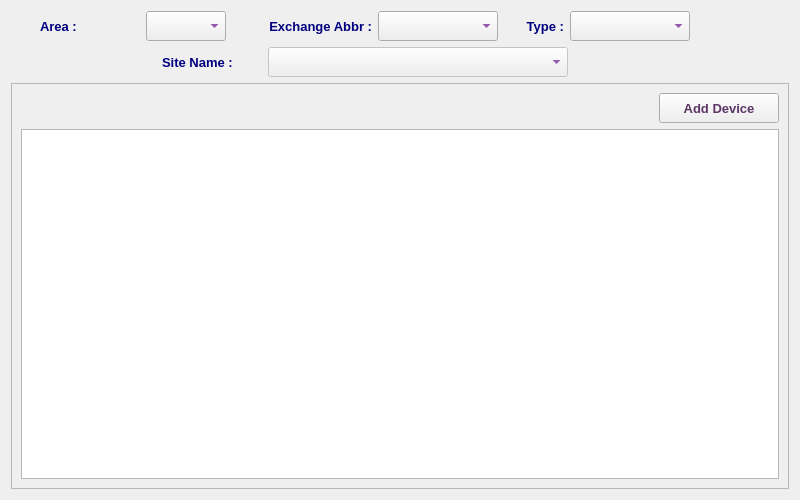
<?xml version="1.0" encoding="UTF-8"?>
<ui version="4.0">
 <class>DeviceInstallDialog</class>
 <widget class="QDialog" name="DeviceInstallDialog">
  <property name="windowModality">
   <enum>Qt::NonModal</enum>
  </property>
  <property name="geometry">
   <rect>
    <x>0</x>
    <y>0</y>
    <width>800</width>
    <height>500</height>
   </rect>
  </property>
  <property name="minimumSize">
   <size>
    <width>800</width>
    <height>500</height>
   </size>
  </property>
  <property name="font">
   <font>
    <family>Tahoma</family>
    <pointsize>10</pointsize>
   </font>
  </property>
  <property name="windowTitle">
   <string>Device Installation</string>
  </property>
  <property name="windowIcon">
   <iconset resource="../../../../image.qrc">
    <normaloff>:/Image/device.png</normaloff>:/Image/device.png</iconset>
  </property>
  <layout class="QVBoxLayout" name="verticalLayout_3">
   <item>
    <layout class="QHBoxLayout" name="horizontalLayout_11">
     <item>
      <layout class="QVBoxLayout" name="verticalLayout">
       <item>
        <layout class="QHBoxLayout" name="horizontalLayout_4">
         <item>
          <layout class="QHBoxLayout" name="horizontalLayout">
           <item>
            <spacer name="horizontalSpacer">
             <property name="orientation">
              <enum>Qt::Horizontal</enum>
             </property>
             <property name="sizeHint" stdset="0">
              <size>
               <width>40</width>
               <height>20</height>
              </size>
             </property>
            </spacer>
           </item>
           <item>
            <widget class="QLabel" name="label">
             <property name="minimumSize">
              <size>
               <width>100</width>
               <height>30</height>
              </size>
             </property>
             <property name="maximumSize">
              <size>
               <width>120</width>
               <height>30</height>
              </size>
             </property>
             <property name="font">
              <font>
               <family>Tahoma</family>
               <pointsize>10</pointsize>
               <weight>75</weight>
               <bold>true</bold>
              </font>
             </property>
             <property name="styleSheet">
              <string notr="true">color: rgb(0, 0, 127);</string>
             </property>
             <property name="text">
              <string>Area :</string>
             </property>
             <property name="alignment">
              <set>Qt::AlignLeading|Qt::AlignLeft|Qt::AlignVCenter</set>
             </property>
            </widget>
           </item>
           <item>
            <widget class="QComboBox" name="areaCB">
             <property name="sizePolicy">
              <sizepolicy hsizetype="Preferred" vsizetype="Preferred">
               <horstretch>0</horstretch>
               <verstretch>0</verstretch>
              </sizepolicy>
             </property>
             <property name="minimumSize">
              <size>
               <width>80</width>
               <height>30</height>
              </size>
             </property>
             <property name="maximumSize">
              <size>
               <width>80</width>
               <height>30</height>
              </size>
             </property>
             <property name="font">
              <font>
               <family>Tahoma</family>
               <pointsize>10</pointsize>
               <weight>75</weight>
               <bold>true</bold>
              </font>
             </property>
             <property name="styleSheet">
              <string notr="true">color: rgb(85, 0, 127);</string>
             </property>
            </widget>
           </item>
          </layout>
         </item>
         <item>
          <layout class="QHBoxLayout" name="horizontalLayout_2">
           <item>
            <widget class="QLabel" name="label_2">
             <property name="minimumSize">
              <size>
               <width>140</width>
               <height>30</height>
              </size>
             </property>
             <property name="maximumSize">
              <size>
               <width>150</width>
               <height>30</height>
              </size>
             </property>
             <property name="font">
              <font>
               <family>Tahoma</family>
               <pointsize>10</pointsize>
               <weight>75</weight>
               <bold>true</bold>
              </font>
             </property>
             <property name="styleSheet">
              <string notr="true">color: rgb(0, 0, 127);</string>
             </property>
             <property name="text">
              <string>Exchange Abbr :</string>
             </property>
             <property name="alignment">
              <set>Qt::AlignRight|Qt::AlignTrailing|Qt::AlignVCenter</set>
             </property>
            </widget>
           </item>
           <item>
            <widget class="QComboBox" name="abbrCB">
             <property name="sizePolicy">
              <sizepolicy hsizetype="Preferred" vsizetype="Preferred">
               <horstretch>0</horstretch>
               <verstretch>0</verstretch>
              </sizepolicy>
             </property>
             <property name="minimumSize">
              <size>
               <width>120</width>
               <height>30</height>
              </size>
             </property>
             <property name="maximumSize">
              <size>
               <width>120</width>
               <height>30</height>
              </size>
             </property>
             <property name="font">
              <font>
               <family>Tahoma</family>
               <pointsize>10</pointsize>
               <weight>75</weight>
               <bold>true</bold>
              </font>
             </property>
             <property name="styleSheet">
              <string notr="true">color: rgb(85, 0, 127);</string>
             </property>
            </widget>
           </item>
          </layout>
         </item>
         <item>
          <layout class="QHBoxLayout" name="horizontalLayout_3">
           <item>
            <widget class="QLabel" name="label_3">
             <property name="minimumSize">
              <size>
               <width>60</width>
               <height>30</height>
              </size>
             </property>
             <property name="maximumSize">
              <size>
               <width>60</width>
               <height>30</height>
              </size>
             </property>
             <property name="font">
              <font>
               <family>Tahoma</family>
               <pointsize>10</pointsize>
               <weight>75</weight>
               <bold>true</bold>
              </font>
             </property>
             <property name="styleSheet">
              <string notr="true">color: rgb(0, 0, 127);</string>
             </property>
             <property name="text">
              <string>Type :</string>
             </property>
             <property name="alignment">
              <set>Qt::AlignRight|Qt::AlignTrailing|Qt::AlignVCenter</set>
             </property>
            </widget>
           </item>
           <item>
            <widget class="QComboBox" name="typeCB">
             <property name="sizePolicy">
              <sizepolicy hsizetype="Preferred" vsizetype="Preferred">
               <horstretch>0</horstretch>
               <verstretch>0</verstretch>
              </sizepolicy>
             </property>
             <property name="minimumSize">
              <size>
               <width>120</width>
               <height>30</height>
              </size>
             </property>
             <property name="maximumSize">
              <size>
               <width>120</width>
               <height>30</height>
              </size>
             </property>
             <property name="font">
              <font>
               <family>Tahoma</family>
               <pointsize>10</pointsize>
               <weight>75</weight>
               <bold>true</bold>
              </font>
             </property>
             <property name="styleSheet">
              <string notr="true">color: rgb(85, 0, 127);</string>
             </property>
            </widget>
           </item>
           <item>
            <spacer name="horizontalSpacer_2">
             <property name="font">
              <font>
               <family>Tahoma</family>
               <pointsize>10</pointsize>
              </font>
             </property>
             <property name="orientation">
              <enum>Qt::Horizontal</enum>
             </property>
             <property name="sizeHint" stdset="0">
              <size>
               <width>40</width>
               <height>20</height>
              </size>
             </property>
            </spacer>
           </item>
          </layout>
         </item>
        </layout>
       </item>
       <item>
        <widget class="QFrame" name="siteFrame">
         <property name="enabled">
          <bool>false</bool>
         </property>
         <property name="font">
          <font>
           <family>Tahoma</family>
           <pointsize>10</pointsize>
          </font>
         </property>
         <property name="frameShape">
          <enum>QFrame::NoFrame</enum>
         </property>
         <property name="frameShadow">
          <enum>QFrame::Plain</enum>
         </property>
         <property name="lineWidth">
          <number>0</number>
         </property>
         <layout class="QHBoxLayout" name="horizontalLayout_6">
          <property name="spacing">
           <number>6</number>
          </property>
          <property name="leftMargin">
           <number>0</number>
          </property>
          <property name="topMargin">
           <number>0</number>
          </property>
          <property name="rightMargin">
           <number>0</number>
          </property>
          <property name="bottomMargin">
           <number>0</number>
          </property>
          <item>
           <layout class="QHBoxLayout" name="horizontalLayout_5">
            <item>
             <spacer name="horizontalSpacer_3">
              <property name="orientation">
               <enum>Qt::Horizontal</enum>
              </property>
              <property name="sizeHint" stdset="0">
               <size>
                <width>40</width>
                <height>20</height>
               </size>
              </property>
             </spacer>
            </item>
            <item>
             <widget class="QLabel" name="label_4">
              <property name="minimumSize">
               <size>
                <width>100</width>
                <height>30</height>
               </size>
              </property>
              <property name="maximumSize">
               <size>
                <width>120</width>
                <height>30</height>
               </size>
              </property>
              <property name="font">
               <font>
                <family>Tahoma</family>
                <pointsize>10</pointsize>
                <weight>75</weight>
                <bold>true</bold>
               </font>
              </property>
              <property name="styleSheet">
               <string notr="true">color: rgb(0, 0, 127);</string>
              </property>
              <property name="text">
               <string>Site Name :</string>
              </property>
              <property name="alignment">
               <set>Qt::AlignLeading|Qt::AlignLeft|Qt::AlignVCenter</set>
              </property>
             </widget>
            </item>
            <item>
             <widget class="QComboBox" name="siteCB">
              <property name="sizePolicy">
               <sizepolicy hsizetype="Preferred" vsizetype="Preferred">
                <horstretch>0</horstretch>
                <verstretch>0</verstretch>
               </sizepolicy>
              </property>
              <property name="minimumSize">
               <size>
                <width>300</width>
                <height>30</height>
               </size>
              </property>
              <property name="maximumSize">
               <size>
                <width>300</width>
                <height>30</height>
               </size>
              </property>
              <property name="font">
               <font>
                <family>Tahoma</family>
                <pointsize>10</pointsize>
                <weight>75</weight>
                <bold>true</bold>
               </font>
              </property>
              <property name="styleSheet">
               <string notr="true">color: rgb(85, 0, 127);</string>
              </property>
             </widget>
            </item>
            <item>
             <spacer name="horizontalSpacer_4">
              <property name="font">
               <font>
                <family>Tahoma</family>
                <pointsize>10</pointsize>
               </font>
              </property>
              <property name="orientation">
               <enum>Qt::Horizontal</enum>
              </property>
              <property name="sizeHint" stdset="0">
               <size>
                <width>40</width>
                <height>20</height>
               </size>
              </property>
             </spacer>
            </item>
           </layout>
          </item>
         </layout>
        </widget>
       </item>
       <item>
        <layout class="QHBoxLayout" name="horizontalLayout_10"/>
       </item>
      </layout>
     </item>
     <item>
      <widget class="QLabel" name="pix">
       <property name="minimumSize">
        <size>
         <width>64</width>
         <height>64</height>
        </size>
       </property>
       <property name="maximumSize">
        <size>
         <width>64</width>
         <height>64</height>
        </size>
       </property>
       <property name="font">
        <font>
         <family>Tahoma</family>
         <pointsize>10</pointsize>
        </font>
       </property>
       <property name="text">
        <string/>
       </property>
       <property name="pixmap">
        <pixmap resource="../../../../image.qrc">:/Image/device.png</pixmap>
       </property>
      </widget>
     </item>
    </layout>
   </item>
   <item>
    <widget class="QFrame" name="frame">
     <property name="font">
      <font>
       <family>Tahoma</family>
       <pointsize>10</pointsize>
      </font>
     </property>
     <property name="frameShape">
      <enum>QFrame::StyledPanel</enum>
     </property>
     <property name="frameShadow">
      <enum>QFrame::Raised</enum>
     </property>
     <layout class="QVBoxLayout" name="verticalLayout_2">
      <item>
       <layout class="QHBoxLayout" name="horizontalLayout_7">
        <item>
         <spacer name="horizontalSpacer_6">
          <property name="font">
           <font>
            <family>Tahoma</family>
            <pointsize>10</pointsize>
           </font>
          </property>
          <property name="orientation">
           <enum>Qt::Horizontal</enum>
          </property>
          <property name="sizeHint" stdset="0">
           <size>
            <width>40</width>
            <height>20</height>
           </size>
          </property>
         </spacer>
        </item>
        <item>
         <widget class="QPushButton" name="addDeviceBtn">
          <property name="sizePolicy">
           <sizepolicy hsizetype="Preferred" vsizetype="Preferred">
            <horstretch>0</horstretch>
            <verstretch>0</verstretch>
           </sizepolicy>
          </property>
          <property name="minimumSize">
           <size>
            <width>120</width>
            <height>30</height>
           </size>
          </property>
          <property name="maximumSize">
           <size>
            <width>200</width>
            <height>30</height>
           </size>
          </property>
          <property name="font">
           <font>
            <family>Tahoma</family>
            <pointsize>10</pointsize>
            <weight>75</weight>
            <bold>true</bold>
           </font>
          </property>
          <property name="toolTip">
           <string>Add Device</string>
          </property>
          <property name="styleSheet">
           <string notr="true">color: rgb(92, 53, 102);</string>
          </property>
          <property name="text">
           <string>Add Device</string>
          </property>
          <property name="icon">
           <iconset resource="../../../../image.qrc">
            <normaloff>:/Image/add.png</normaloff>:/Image/add.png</iconset>
          </property>
          <property name="iconSize">
           <size>
            <width>20</width>
            <height>20</height>
           </size>
          </property>
          <property name="autoDefault">
           <bool>false</bool>
          </property>
         </widget>
        </item>
       </layout>
      </item>
      <item>
       <widget class="QTableView" name="devicesTV">
        <property name="font">
         <font>
          <family>Tahoma</family>
          <pointsize>11</pointsize>
          <weight>50</weight>
          <bold>false</bold>
         </font>
        </property>
        <property name="alternatingRowColors">
         <bool>true</bool>
        </property>
        <property name="selectionMode">
         <enum>QAbstractItemView::SingleSelection</enum>
        </property>
        <property name="selectionBehavior">
         <enum>QAbstractItemView::SelectRows</enum>
        </property>
       </widget>
      </item>
     </layout>
    </widget>
   </item>
  </layout>
  <action name="actionEditDevicePosition">
   <property name="icon">
    <iconset resource="../../../../image.qrc">
     <normaloff>:/Image/edit.png</normaloff>:/Image/edit.png</iconset>
   </property>
   <property name="text">
    <string>Edit Device Position</string>
   </property>
   <property name="toolTip">
    <string>Edit Device Position</string>
   </property>
  </action>
  <action name="actionRemoveDevice">
   <property name="icon">
    <iconset resource="../../../../image.qrc">
     <normaloff>:/Image/remove.png</normaloff>:/Image/remove.png</iconset>
   </property>
   <property name="text">
    <string>Remove Device</string>
   </property>
  </action>
  <action name="actionChangeDevice">
   <property name="icon">
    <iconset resource="../../../../image.qrc">
     <normaloff>:/Image/edit.png</normaloff>:/Image/edit.png</iconset>
   </property>
   <property name="text">
    <string>Change Device</string>
   </property>
   <property name="toolTip">
    <string>Change Device</string>
   </property>
  </action>
  <action name="actionEdit_Description">
   <property name="icon">
    <iconset resource="../../../../image.qrc">
     <normaloff>:/Image/list.png</normaloff>:/Image/list.png</iconset>
   </property>
   <property name="text">
    <string>Edit Description</string>
   </property>
   <property name="toolTip">
    <string>Edit Description</string>
   </property>
  </action>
  <action name="actionEdit_Purchase">
   <property name="icon">
    <iconset resource="../../../../image.qrc">
     <normaloff>:/Image/purchase.png</normaloff>:/Image/purchase.png</iconset>
   </property>
   <property name="text">
    <string>Edit Purchase</string>
   </property>
   <property name="toolTip">
    <string>Edit Purchase</string>
   </property>
  </action>
  <action name="actionEdit_Device_Name">
   <property name="icon">
    <iconset resource="../../../../image.qrc">
     <normaloff>:/Image/edit.png</normaloff>:/Image/edit.png</iconset>
   </property>
   <property name="text">
    <string>Edit Device Name</string>
   </property>
   <property name="toolTip">
    <string>Edit Device Name</string>
   </property>
  </action>
 </widget>
 <tabstops>
  <tabstop>areaCB</tabstop>
  <tabstop>abbrCB</tabstop>
  <tabstop>typeCB</tabstop>
  <tabstop>siteCB</tabstop>
  <tabstop>addDeviceBtn</tabstop>
  <tabstop>devicesTV</tabstop>
 </tabstops>
 <resources>
  <include location="../../../../image.qrc"/>
 </resources>
 <connections/>
</ui>
